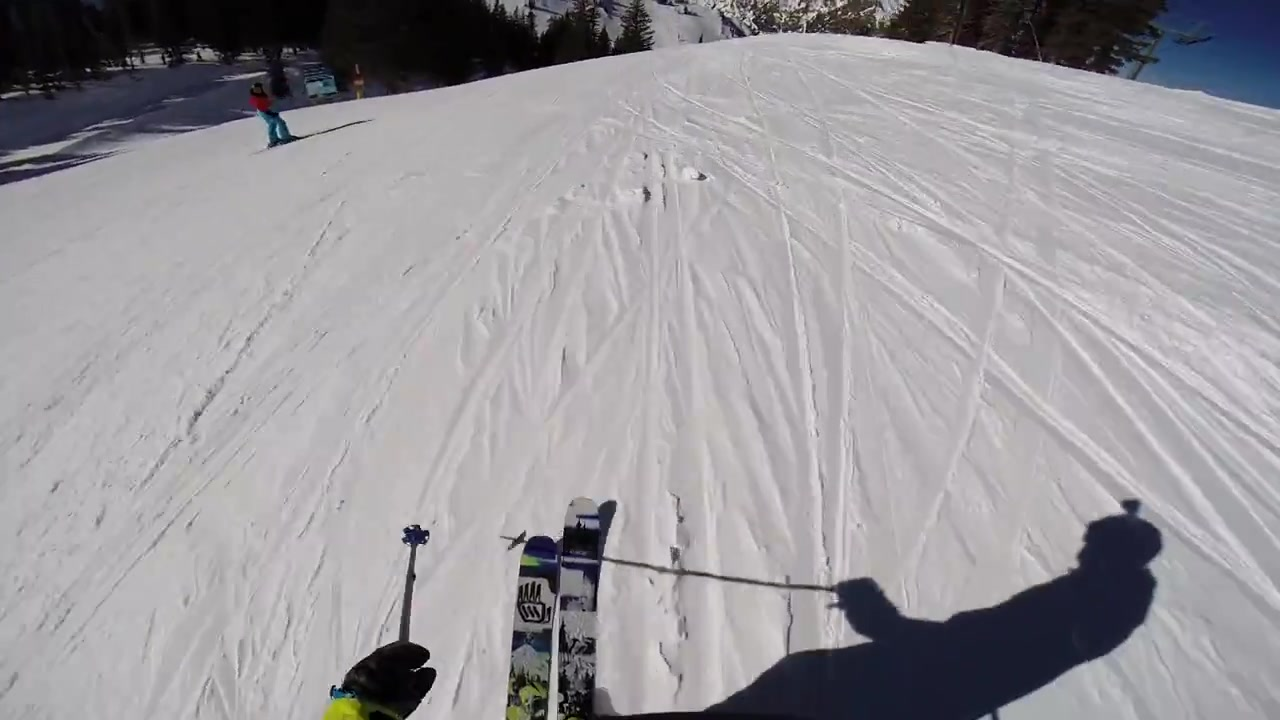
#> input picture dataset/gp1_11.jpeg, 1280 x 720 px
$ python -i angle_metrics.py   (imports and definitions only)
#> lines starting #> are read from the running program, lines starting #| are printed output that depends on the picture
#> further down, picture is the input picture: shape (720, 1280, 3); mean B, G, R 156.2, 152.1, 154.6
import cv2
import numpy as np
from math import sqrt, degrees, atan


def get_dist(coords):
    x1, y1, x2, y2 = (
        coords[0],
        coords[1],
        coords[2],
        coords[3],
    )
    dist = sqrt((x2 - x1) ** 2 + (y2 - y1) ** 2)
    return (dist, [x1, y1, x2, y2])


def calc_angle(coords):
    x1, y1, x2, y2 = (
        coords[1][0],
        coords[1][1],
        coords[1][2],
        coords[1][3],
    )
    if y1 > y2:
        slope = (y1 - y2) / (x1 - x2)
    else:
        slope = (y2 - y1) / (x2 - x1)

    angle = degrees(atan(slope))
    return angle


def get_skii_angle(img):
    gray = cv2.cvtColor(img, cv2.COLOR_BGR2GRAY)

    kernel_size = 5
    blur_gray = cv2.GaussianBlur(gray, (kernel_size, kernel_size), 0)

    low_threshold = 50
    high_threshold = 150
    edges = cv2.Canny(blur_gray, low_threshold, high_threshold)
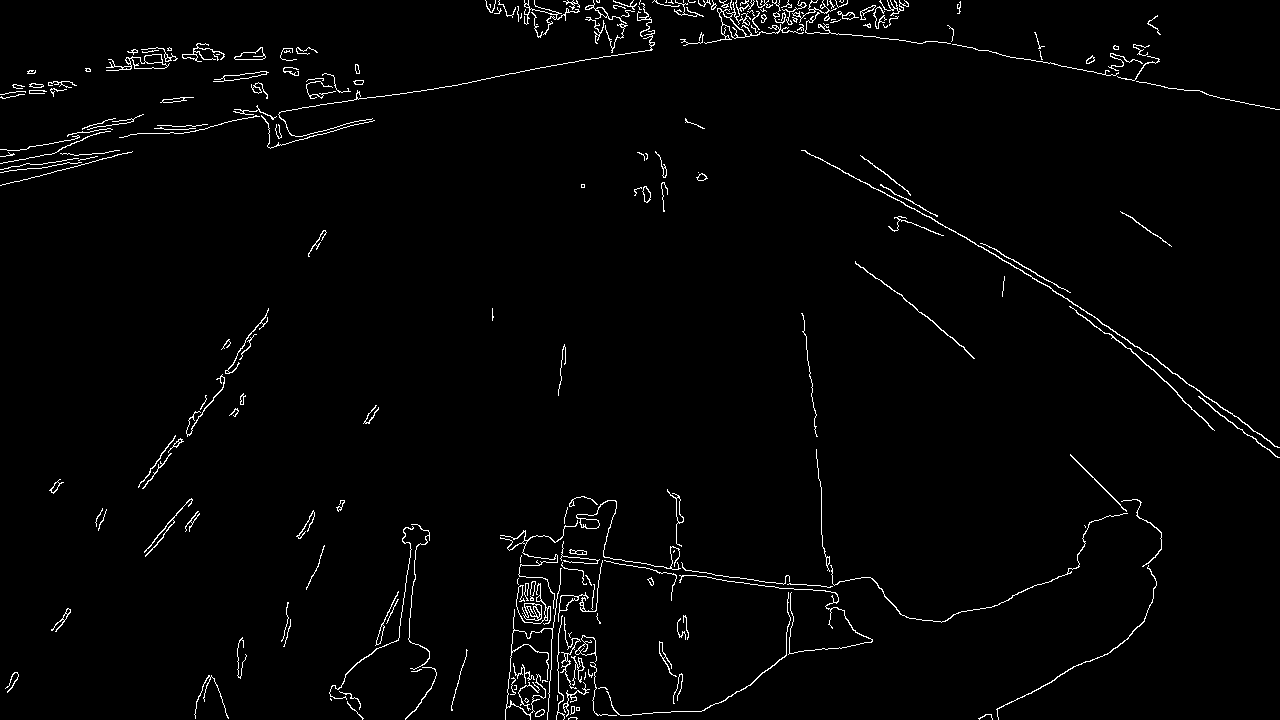
#> edges: shape (720, 1280); 1.9% white in thin lines or dots

    rho = 1
    theta = np.pi / 180
    threshold = 15
    min_line_length = 50
    max_line_gap = 20
    line_image = np.copy(img) * 0
#> line_image: shape (720, 1280, 3); every value is 0

    lines = cv2.HoughLinesP(
        edges, rho, theta, threshold, np.array([]), min_line_length, max_line_gap
    )
#> lines = 222 rows, first 6: [0, 163, 60, 153], [597, 562, 649, 568], [221, 123, 369, 97], [566, 8, 643, 8], [1045, 284, 1134, 346], [722, 22, 903, 9]

    lengths = []
    if lines is not None:
        for line in lines:
            lengths.append(get_dist(line[0]))
            for x1, y1, x2, y2 in line:
                cv2.line(line_image, (x1, y1), (x2, y2), (255, 0, 0), 5)
#> this loop made 222 passes
#> (x1 in get_dist, y1 in get_dist, x2 in get_dist, y2 in get_dist, dist in get_dist) on passes 1 to 3: (0, 163, 60, 153, 60.83), (597, 562, 649, 568, 52.35), (221, 123, 369, 97, 150.3)
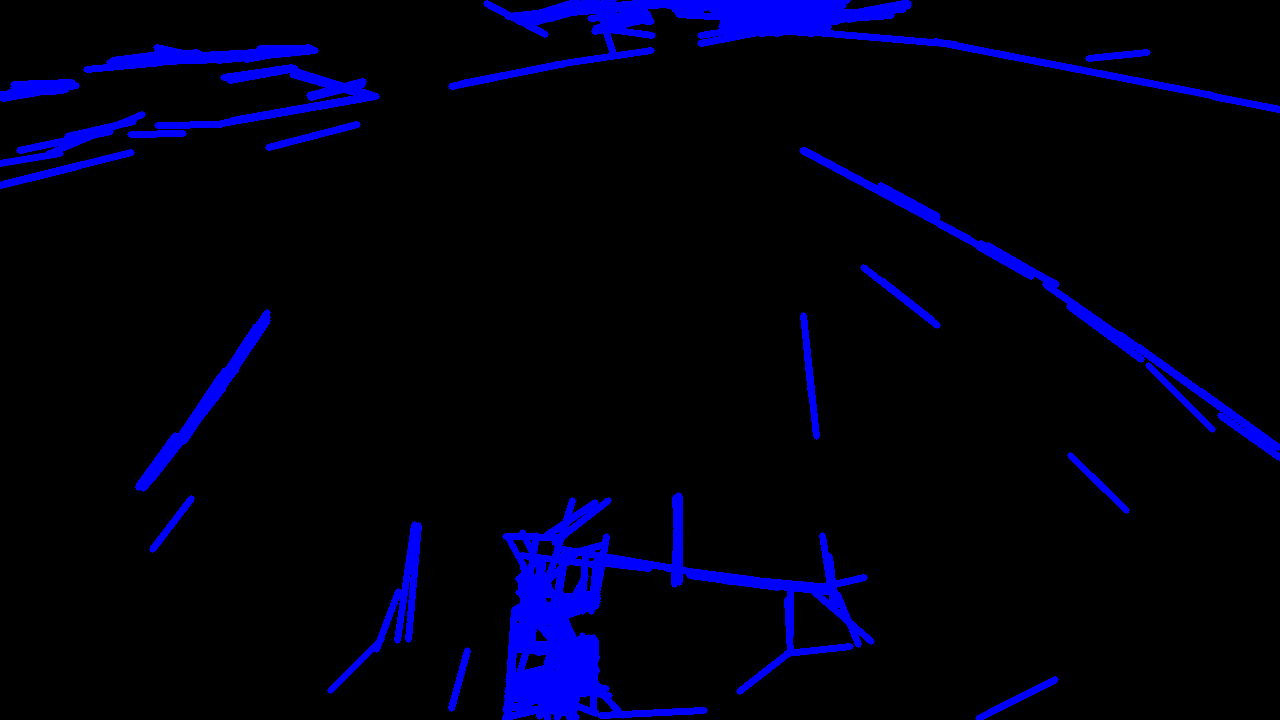
#> line_image: shape (720, 1280, 3); mean B, G, R 18.2, 0, 0
#> after the loop, lengths = 222 items
        return calc_angle(max(lengths))
    else:
        return -1

>>> import cv2
>>> picture = cv2.imread('dataset/gp1_11.jpeg')
>>> result = get_skii_angle(picture)
#> result = 10.99

$ run again, on dataset/gp1_12.jpeg
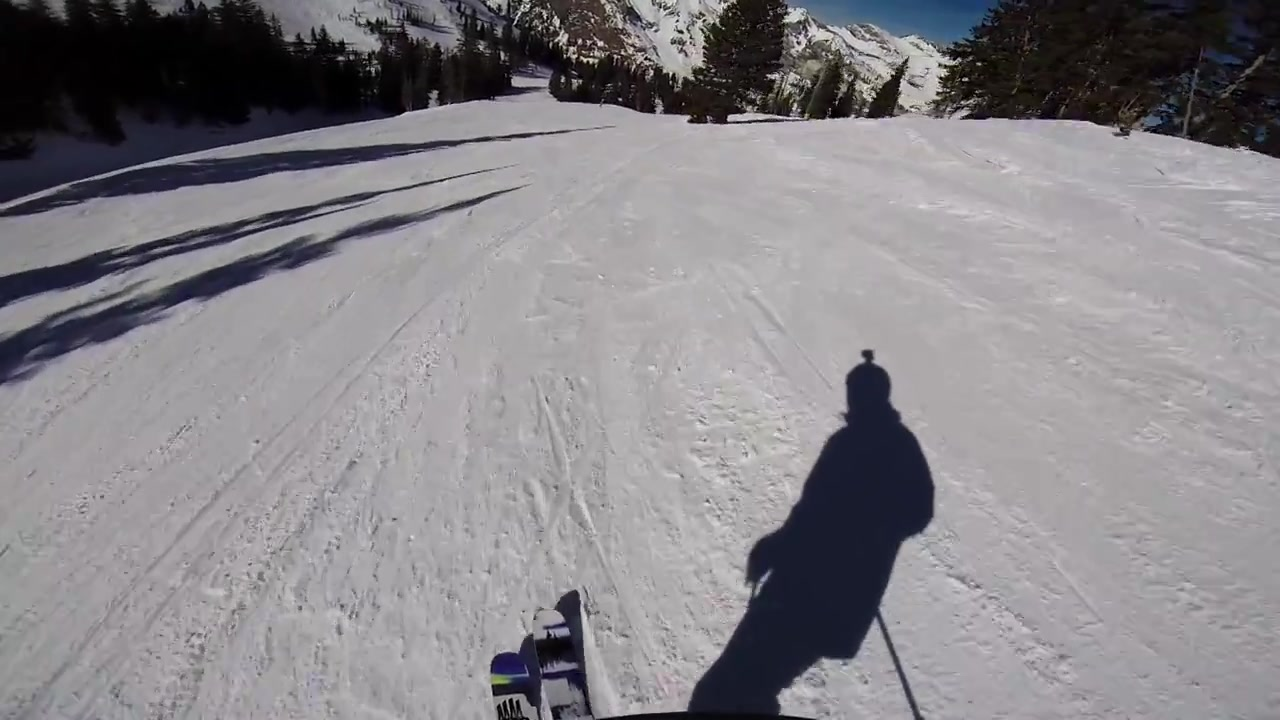
#> input picture dataset/gp1_12.jpeg, 1280 x 720 px
#> picture is the input picture: shape (720, 1280, 3); mean B, G, R 136.2, 132.1, 134.6
#> in get_skii_angle, `edges = cv2.Canny(blur_gray, low_threshold, high_threshold)`:
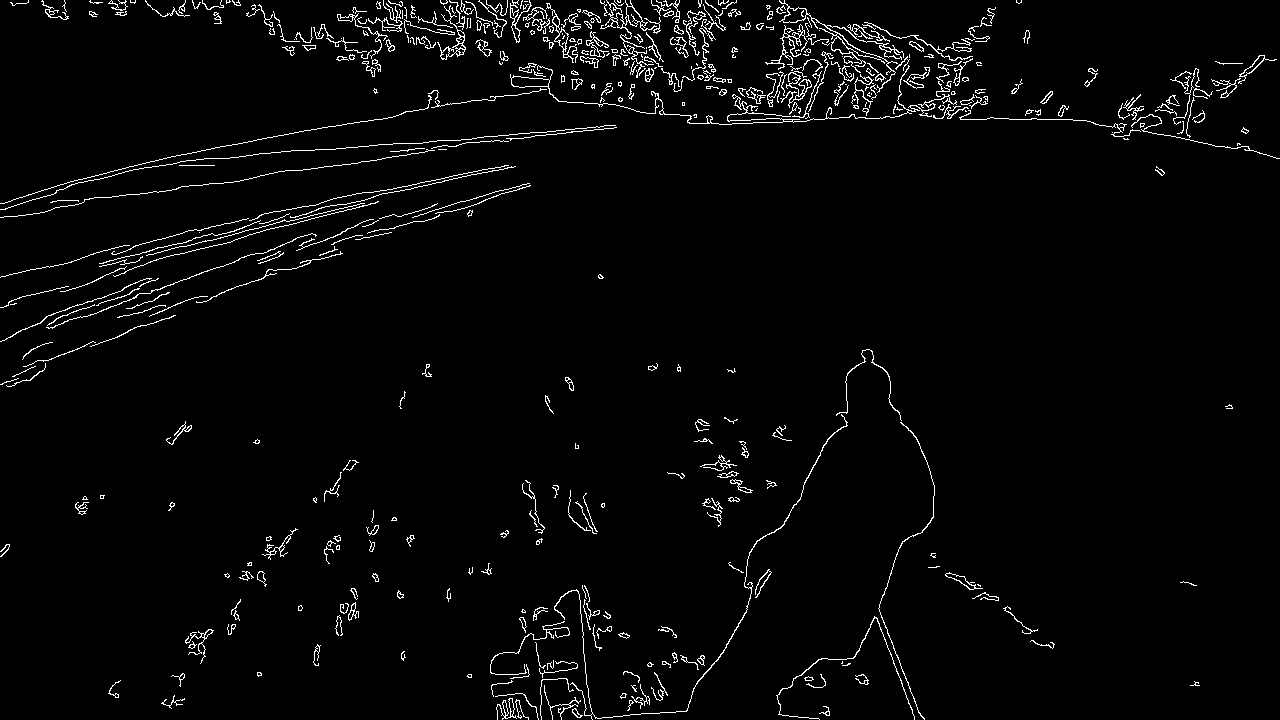
#> edges: shape (720, 1280); 2.8% white in thin lines or dots
#> lines = 364 rows, first 6: [355, 23, 412, 25], [253, 154, 476, 138], [344, 204, 444, 180], [733, 98, 926, 43], [100, 266, 285, 220], [500, 141, 571, 131]
#> the loop in get_skii_angle, `for line in lines:` made 364 passes
#> (x1 in get_dist, y1 in get_dist, x2 in get_dist, y2 in get_dist, dist in get_dist) on passes 1 to 3: (355, 23, 412, 25, 57.04), (253, 154, 476, 138, 223.6), (344, 204, 444, 180, 102.8)
#> after the loop in get_skii_angle, `for line in lines:`:
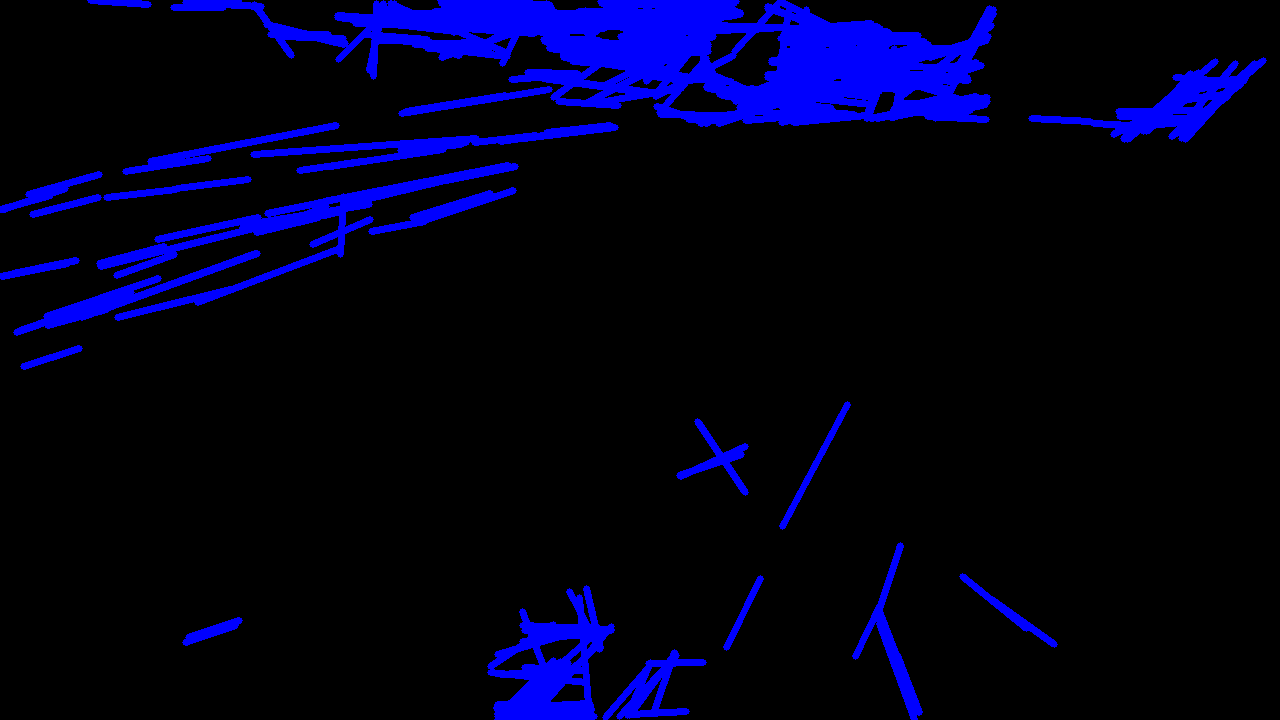
#> line_image: shape (720, 1280, 3); mean B, G, R 26.7, 0, 0
#> after the loop in get_skii_angle, `for line in lines:`: lengths = 364 items
#> result = 2.08

$ run again, on dataset/gp1_15.jpeg
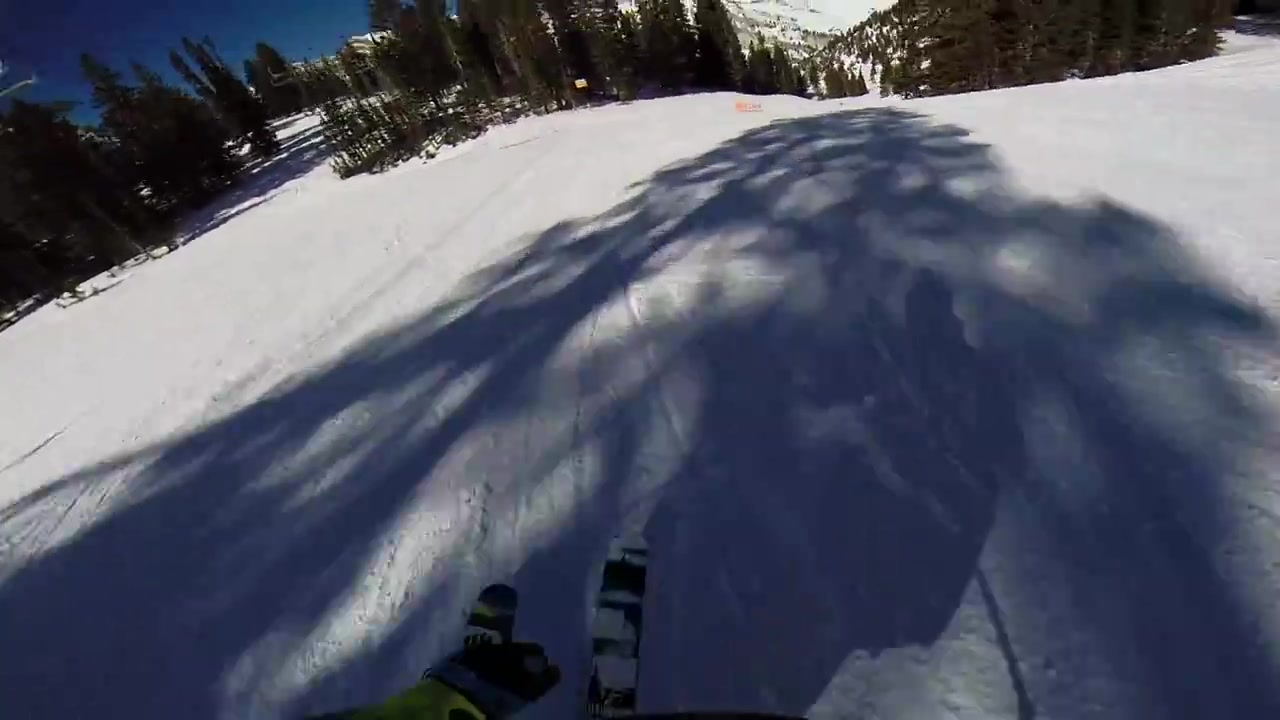
#> input picture dataset/gp1_15.jpeg, 1280 x 720 px
#> picture is the input picture: shape (720, 1280, 3); mean B, G, R 101.2, 86.1, 82.4
#> in get_skii_angle, `edges = cv2.Canny(blur_gray, low_threshold, high_threshold)`:
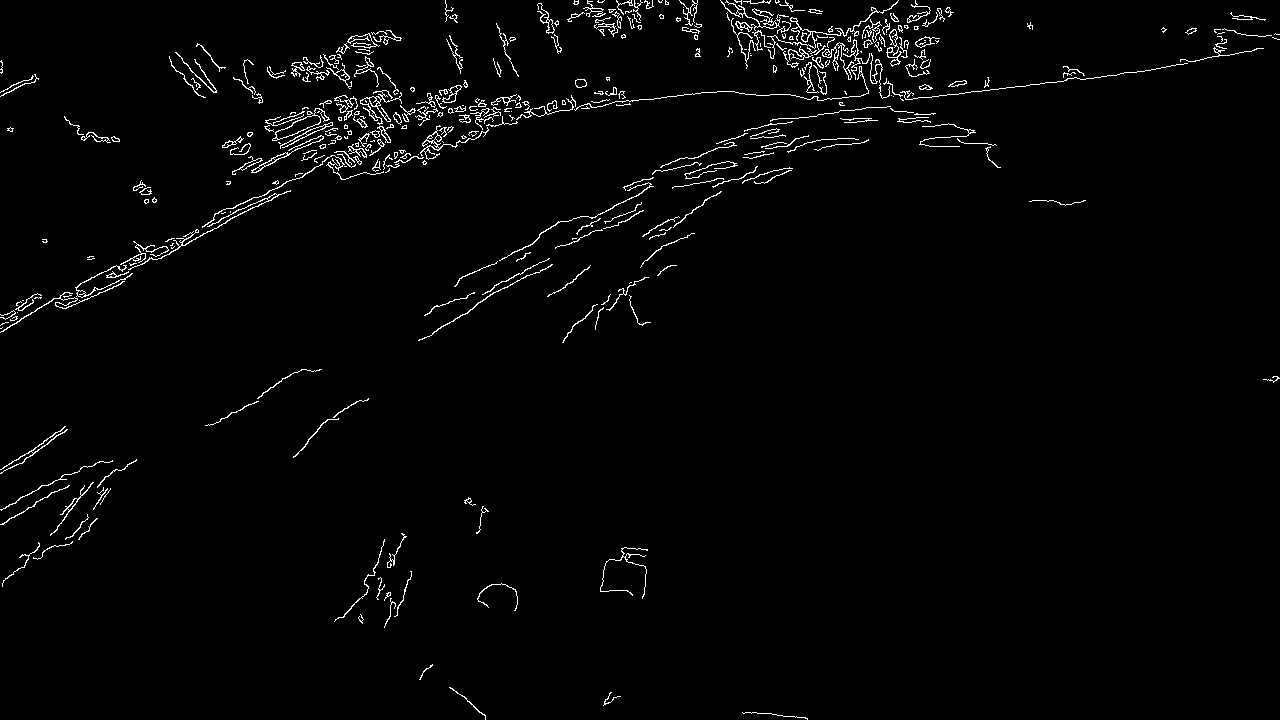
#> edges: shape (720, 1280); 2% white in thin lines or dots
#> lines = 265 rows, first 6: [265, 122, 519, 100], [325, 159, 466, 84], [8, 322, 76, 289], [469, 132, 527, 109], [298, 173, 439, 153], [301, 160, 390, 139]
#> the loop in get_skii_angle, `for line in lines:` made 265 passes
#> (x1 in get_dist, y1 in get_dist, x2 in get_dist, y2 in get_dist, dist in get_dist) on passes 1 to 3: (265, 122, 519, 100, 255), (325, 159, 466, 84, 159.7), (8, 322, 76, 289, 75.58)
#> after the loop in get_skii_angle, `for line in lines:`:
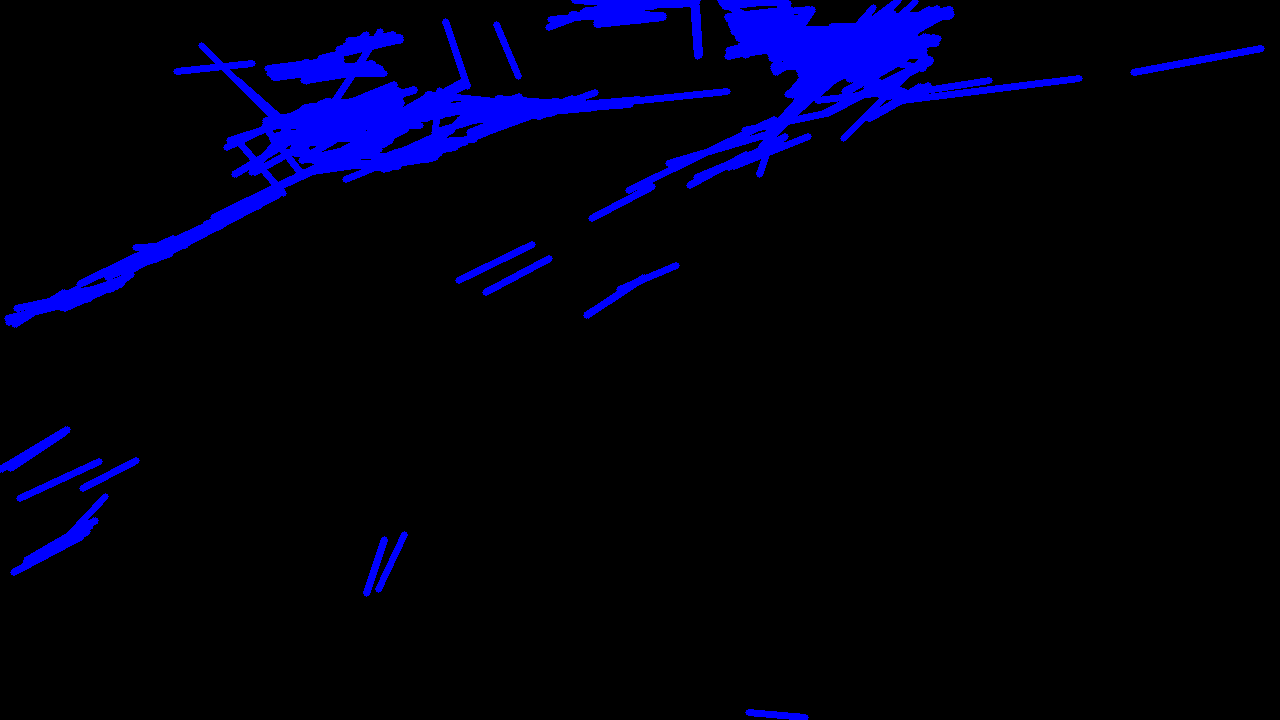
#> line_image: shape (720, 1280, 3); mean B, G, R 17.5, 0, 0
#> after the loop in get_skii_angle, `for line in lines:`: lengths = 265 items
#> result = -4.95
